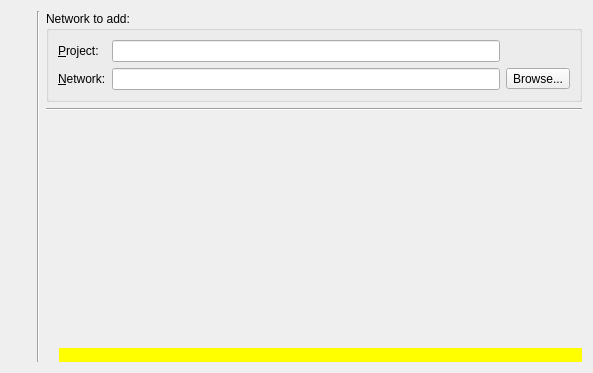
<?xml version="1.0" encoding="UTF-8"?>
<ui version="4.0">
 <class>NewNetworkWizardPage3</class>
 <widget class="QWizardPage" name="NewNetworkWizardPage3">
  <property name="geometry">
   <rect>
    <x>0</x>
    <y>0</y>
    <width>593</width>
    <height>373</height>
   </rect>
  </property>
  <property name="windowTitle">
   <string>WizardPage</string>
  </property>
  <layout class="QHBoxLayout" name="horizontalLayout_2">
   <item>
    <layout class="QVBoxLayout" name="verticalLayout">
     <item>
      <widget class="QLabel" name="label_Logo">
       <property name="text">
        <string/>
       </property>
       <property name="pixmap">
        <pixmap>:/images/gama-local-elipse.png</pixmap>
       </property>
      </widget>
     </item>
     <item>
      <spacer name="verticalSpacer">
       <property name="orientation">
        <enum>Qt::Vertical</enum>
       </property>
       <property name="sizeHint" stdset="0">
        <size>
         <width>20</width>
         <height>40</height>
        </size>
       </property>
      </spacer>
     </item>
    </layout>
   </item>
   <item>
    <widget class="Line" name="line">
     <property name="orientation">
      <enum>Qt::Vertical</enum>
     </property>
    </widget>
   </item>
   <item>
    <layout class="QVBoxLayout" name="verticalLayout_2">
     <item>
      <widget class="QGroupBox" name="groupBox_Network">
       <property name="title">
        <string>Network to add:</string>
       </property>
       <layout class="QGridLayout" name="gridLayout">
        <item row="0" column="0">
         <widget class="QLabel" name="label_Project">
          <property name="text">
           <string>&amp;Project:</string>
          </property>
          <property name="buddy">
           <cstring>lineEdit_Project</cstring>
          </property>
         </widget>
        </item>
        <item row="0" column="1">
         <widget class="QLineEdit" name="lineEdit_Project">
          <property name="readOnly">
           <bool>true</bool>
          </property>
         </widget>
        </item>
        <item row="1" column="0">
         <widget class="QLabel" name="label_Network">
          <property name="text">
           <string>&amp;Network:</string>
          </property>
          <property name="buddy">
           <cstring>lineEdit_Network</cstring>
          </property>
         </widget>
        </item>
        <item row="1" column="1">
         <widget class="QLineEdit" name="lineEdit_Network">
          <property name="readOnly">
           <bool>false</bool>
          </property>
         </widget>
        </item>
        <item row="1" column="2">
         <widget class="QToolButton" name="toolButton">
          <property name="text">
           <string>Browse...</string>
          </property>
         </widget>
        </item>
       </layout>
      </widget>
     </item>
     <item>
      <widget class="Line" name="line_2">
       <property name="orientation">
        <enum>Qt::Horizontal</enum>
       </property>
      </widget>
     </item>
     <item>
      <spacer name="verticalSpacer_2">
       <property name="orientation">
        <enum>Qt::Vertical</enum>
       </property>
       <property name="sizeHint" stdset="0">
        <size>
         <width>20</width>
         <height>40</height>
        </size>
       </property>
      </spacer>
     </item>
     <item>
      <layout class="QHBoxLayout" name="horizontalLayout">
       <item>
        <widget class="QLabel" name="label_Warning_Icon">
         <property name="text">
          <string/>
         </property>
         <property name="pixmap">
          <pixmap>:/images/icons/fileinfo-16.png</pixmap>
         </property>
        </widget>
       </item>
       <item>
        <widget class="QLabel" name="label_Warning">
         <property name="sizePolicy">
          <sizepolicy hsizetype="Preferred" vsizetype="Preferred">
           <horstretch>1</horstretch>
           <verstretch>0</verstretch>
          </sizepolicy>
         </property>
         <property name="styleSheet">
          <string notr="true">background:yellow;</string>
         </property>
         <property name="text">
          <string/>
         </property>
         <property name="wordWrap">
          <bool>true</bool>
         </property>
        </widget>
       </item>
      </layout>
     </item>
    </layout>
   </item>
  </layout>
 </widget>
 <resources/>
 <connections/>
</ui>
